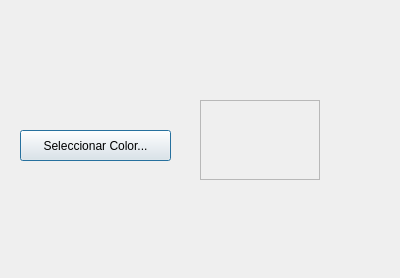
<?xml version="1.0" encoding="UTF-8"?>
<ui version="4.0">
 <class>SeleccionColorDialog</class>
 <widget class="QDialog" name="SeleccionColorDialog">
  <property name="geometry">
   <rect>
    <x>0</x>
    <y>0</y>
    <width>400</width>
    <height>278</height>
   </rect>
  </property>
  <property name="windowTitle">
   <string>Seleccion de color</string>
  </property>
  <widget class="QPushButton" name="btn_seleccionar_color">
   <property name="geometry">
    <rect>
     <x>20</x>
     <y>130</y>
     <width>151</width>
     <height>31</height>
    </rect>
   </property>
   <property name="text">
    <string>Seleccionar Color...</string>
   </property>
  </widget>
  <widget class="QFrame" name="frm_color_seleccionado">
   <property name="geometry">
    <rect>
     <x>200</x>
     <y>100</y>
     <width>120</width>
     <height>80</height>
    </rect>
   </property>
   <property name="frameShape">
    <enum>QFrame::StyledPanel</enum>
   </property>
   <property name="frameShadow">
    <enum>QFrame::Raised</enum>
   </property>
  </widget>
  <widget class="QLabel" name="lbl_color_seleccionado">
   <property name="geometry">
    <rect>
     <x>16</x>
     <y>220</y>
     <width>371</width>
     <height>16</height>
    </rect>
   </property>
   <property name="text">
    <string/>
   </property>
  </widget>
 </widget>
 <resources/>
 <connections/>
</ui>
